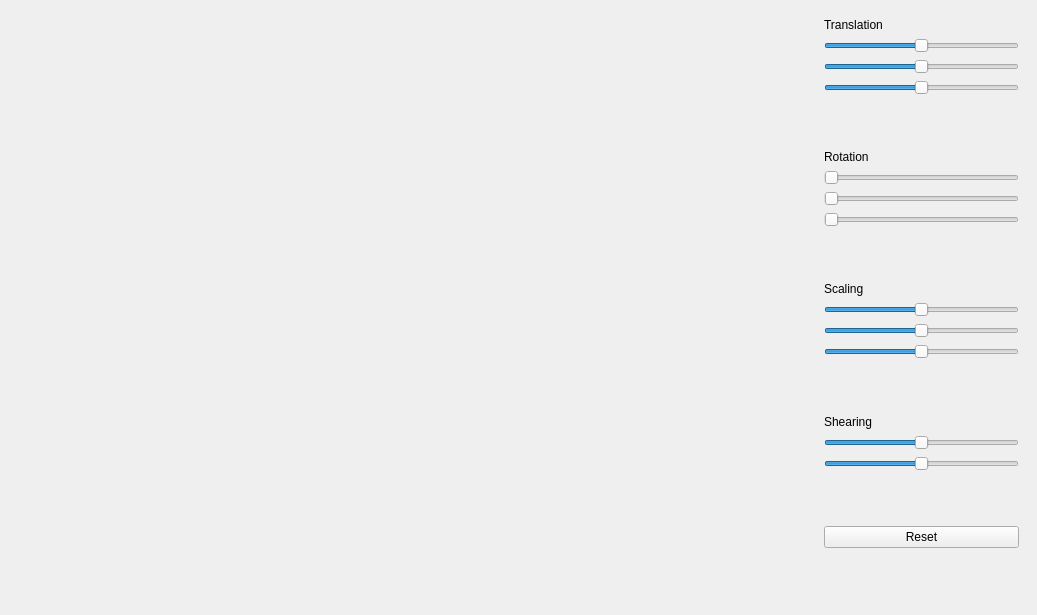
<?xml version="1.0" encoding="UTF-8"?>
<ui version="4.0">
 <class>MainWindow</class>
 <widget class="QMainWindow" name="MainWindow">
  <property name="geometry">
   <rect>
    <x>0</x>
    <y>0</y>
    <width>1037</width>
    <height>615</height>
   </rect>
  </property>
  <property name="windowTitle">
   <string>MainWindow</string>
  </property>
  <widget class="QWidget" name="MyWindow">
   <layout class="QHBoxLayout" name="horizontalLayout" stretch="80,0">
    <item>
     <widget class="Ekran" name="ekran" native="true">
      <property name="maximumSize">
       <size>
        <width>800</width>
        <height>800</height>
       </size>
      </property>
     </widget>
    </item>
    <item>
     <widget class="QWidget" name="widget_2" native="true">
      <layout class="QVBoxLayout" name="verticalLayout">
       <item>
        <widget class="QLabel" name="label">
         <property name="text">
          <string>Translation</string>
         </property>
        </widget>
       </item>
       <item>
        <widget class="QSlider" name="right_left">
         <property name="minimum">
          <number>-100</number>
         </property>
         <property name="maximum">
          <number>100</number>
         </property>
         <property name="value">
          <number>0</number>
         </property>
         <property name="sliderPosition">
          <number>0</number>
         </property>
         <property name="orientation">
          <enum>Qt::Horizontal</enum>
         </property>
        </widget>
       </item>
       <item>
        <widget class="QSlider" name="up_down">
         <property name="minimum">
          <number>-100</number>
         </property>
         <property name="maximum">
          <number>100</number>
         </property>
         <property name="value">
          <number>0</number>
         </property>
         <property name="sliderPosition">
          <number>0</number>
         </property>
         <property name="orientation">
          <enum>Qt::Horizontal</enum>
         </property>
        </widget>
       </item>
       <item>
        <widget class="QSlider" name="translateZ">
         <property name="minimum">
          <number>-100</number>
         </property>
         <property name="maximum">
          <number>100</number>
         </property>
         <property name="orientation">
          <enum>Qt::Horizontal</enum>
         </property>
        </widget>
       </item>
       <item>
        <spacer name="verticalSpacer">
         <property name="orientation">
          <enum>Qt::Vertical</enum>
         </property>
         <property name="sizeHint" stdset="0">
          <size>
           <width>20</width>
           <height>40</height>
          </size>
         </property>
        </spacer>
       </item>
       <item>
        <widget class="QLabel" name="label_2">
         <property name="text">
          <string>Rotation</string>
         </property>
        </widget>
       </item>
       <item>
        <widget class="QSlider" name="rotation">
         <property name="maximum">
          <number>360</number>
         </property>
         <property name="value">
          <number>0</number>
         </property>
         <property name="sliderPosition">
          <number>0</number>
         </property>
         <property name="orientation">
          <enum>Qt::Horizontal</enum>
         </property>
        </widget>
       </item>
       <item>
        <widget class="QSlider" name="rotation2">
         <property name="maximum">
          <number>360</number>
         </property>
         <property name="orientation">
          <enum>Qt::Horizontal</enum>
         </property>
        </widget>
       </item>
       <item>
        <widget class="QSlider" name="rotation3">
         <property name="maximum">
          <number>360</number>
         </property>
         <property name="orientation">
          <enum>Qt::Horizontal</enum>
         </property>
        </widget>
       </item>
       <item>
        <spacer name="verticalSpacer_2">
         <property name="orientation">
          <enum>Qt::Vertical</enum>
         </property>
         <property name="sizeHint" stdset="0">
          <size>
           <width>20</width>
           <height>40</height>
          </size>
         </property>
        </spacer>
       </item>
       <item>
        <widget class="QLabel" name="label_3">
         <property name="text">
          <string>Scaling</string>
         </property>
        </widget>
       </item>
       <item>
        <widget class="QSlider" name="scaling_rl">
         <property name="minimum">
          <number>0</number>
         </property>
         <property name="maximum">
          <number>800</number>
         </property>
         <property name="value">
          <number>400</number>
         </property>
         <property name="sliderPosition">
          <number>400</number>
         </property>
         <property name="orientation">
          <enum>Qt::Horizontal</enum>
         </property>
        </widget>
       </item>
       <item>
        <widget class="QSlider" name="scaling_ud">
         <property name="minimum">
          <number>0</number>
         </property>
         <property name="maximum">
          <number>800</number>
         </property>
         <property name="value">
          <number>400</number>
         </property>
         <property name="sliderPosition">
          <number>400</number>
         </property>
         <property name="orientation">
          <enum>Qt::Horizontal</enum>
         </property>
        </widget>
       </item>
       <item>
        <widget class="QSlider" name="horizontalSlider">
         <property name="minimum">
          <number>0</number>
         </property>
         <property name="maximum">
          <number>800</number>
         </property>
         <property name="value">
          <number>400</number>
         </property>
         <property name="orientation">
          <enum>Qt::Horizontal</enum>
         </property>
        </widget>
       </item>
       <item>
        <spacer name="verticalSpacer_3">
         <property name="orientation">
          <enum>Qt::Vertical</enum>
         </property>
         <property name="sizeHint" stdset="0">
          <size>
           <width>20</width>
           <height>40</height>
          </size>
         </property>
        </spacer>
       </item>
       <item>
        <widget class="QLabel" name="label_4">
         <property name="text">
          <string>Shearing</string>
         </property>
        </widget>
       </item>
       <item>
        <widget class="QSlider" name="shearing1">
         <property name="minimum">
          <number>-100</number>
         </property>
         <property name="maximum">
          <number>100</number>
         </property>
         <property name="value">
          <number>0</number>
         </property>
         <property name="sliderPosition">
          <number>0</number>
         </property>
         <property name="orientation">
          <enum>Qt::Horizontal</enum>
         </property>
        </widget>
       </item>
       <item>
        <widget class="QSlider" name="shearing2">
         <property name="minimum">
          <number>-100</number>
         </property>
         <property name="maximum">
          <number>100</number>
         </property>
         <property name="value">
          <number>0</number>
         </property>
         <property name="sliderPosition">
          <number>0</number>
         </property>
         <property name="orientation">
          <enum>Qt::Horizontal</enum>
         </property>
        </widget>
       </item>
       <item>
        <spacer name="verticalSpacer_4">
         <property name="orientation">
          <enum>Qt::Vertical</enum>
         </property>
         <property name="sizeHint" stdset="0">
          <size>
           <width>20</width>
           <height>40</height>
          </size>
         </property>
        </spacer>
       </item>
       <item>
        <widget class="QPushButton" name="reset">
         <property name="text">
          <string>Reset</string>
         </property>
        </widget>
       </item>
       <item>
        <spacer name="verticalSpacer_5">
         <property name="orientation">
          <enum>Qt::Vertical</enum>
         </property>
         <property name="sizeHint" stdset="0">
          <size>
           <width>20</width>
           <height>40</height>
          </size>
         </property>
        </spacer>
       </item>
      </layout>
     </widget>
    </item>
   </layout>
  </widget>
 </widget>
 <customwidgets>
  <customwidget>
   <class>Ekran</class>
   <extends>QWidget</extends>
   <header>ekran.h</header>
   <container>1</container>
  </customwidget>
 </customwidgets>
 <resources/>
 <connections/>
</ui>
